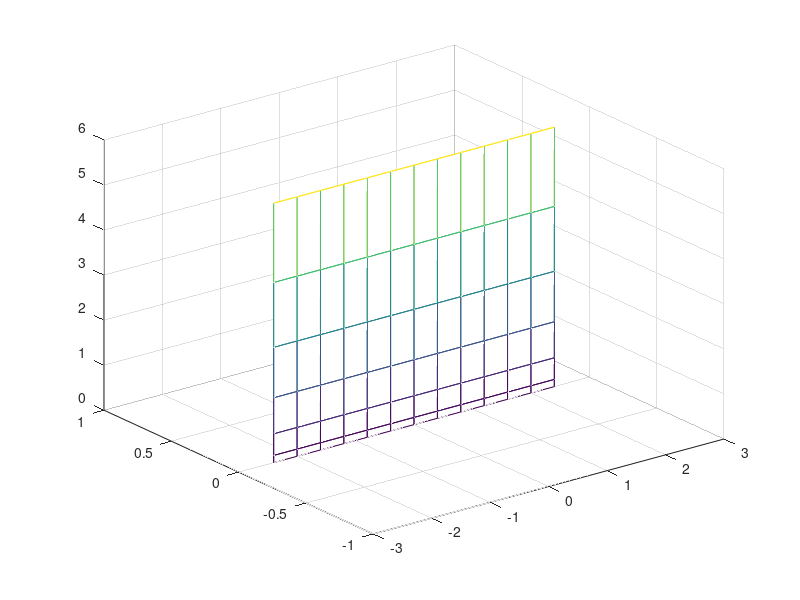

This chart was generated by the following MATLAB code: (Note: this script raises an error after producing the figure.)
clear
clc

nrl = 11;
nsl = nrl;
hr = 2/(nrl-1);
hs = 2/(nsl-1);
r = zeros(nrl+2,1);

for i = 1:nrl+2
    r(i) = -1+(i-2)*hr;
end
s = zeros(nsl+2,1);
for i = 1:nsl+2
    s(i) = -1+(i-2)*hs;
end
x = s+r;
y = r-s;
rx = 0.5*ones(nrl+2,nsl+2);
ry = 0.5*ones(nrl+2,nsl+2);
sx = 0.5*ones(nrl+2,nsl+2);
sy = -0.5*ones(nrl+2,nsl+2);
u = zeros(nrl+2,nsl+2);
a = ones(nrl+2,nsl+2);
J = rx.*sy-ry.*sx;
for i = 1:nrl+2
    for j = 1:nsl+2
        u(i,j) = x(i)*x(i)+y(j)*y(j);%*y(j);%*x(i)+1*y(j)*y(j);
    end
end
mesh(x,y,u)

u_tt = uttsolver(u,rx,ry,sx,sy,a,hr,hs,J,nrl,nsl)

uttsolver(u,rx,ry,sx,sy,a,hr,hs,J,nrl,nsl)